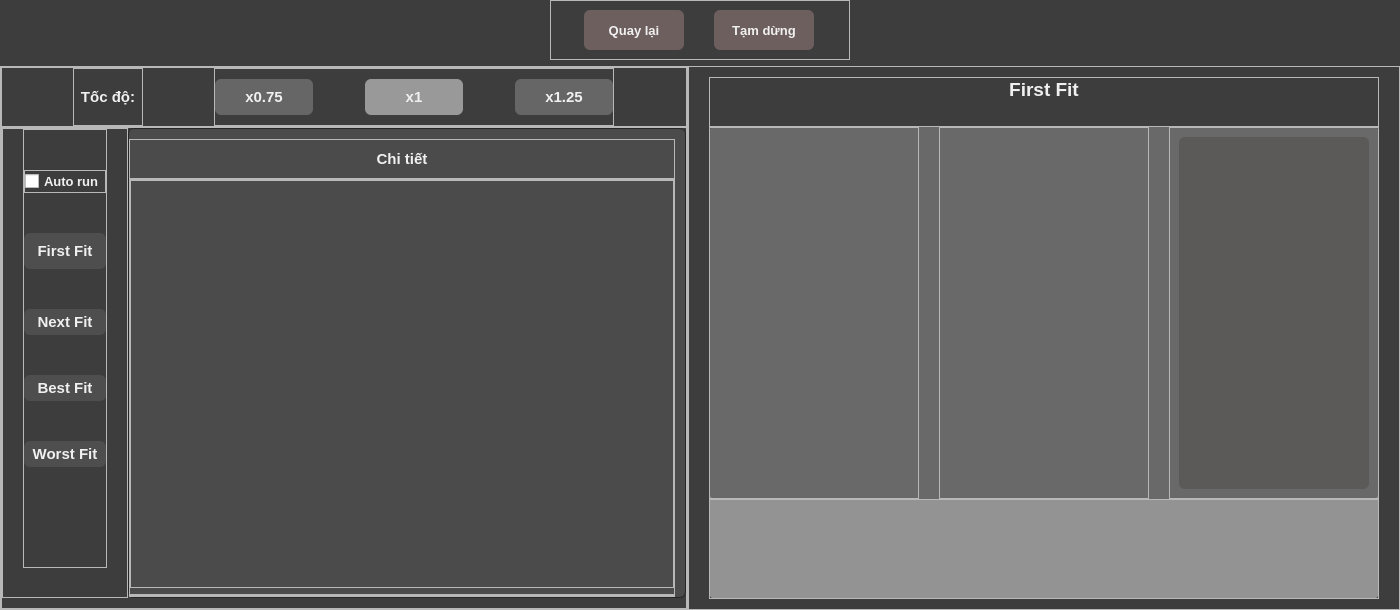
<?xml version="1.0" encoding="UTF-8"?>
<ui version="4.0">
 <class>DemoFrame</class>
 <widget class="QWidget" name="DemoFrame">
  <property name="geometry">
   <rect>
    <x>0</x>
    <y>0</y>
    <width>1400</width>
    <height>610</height>
   </rect>
  </property>
  <property name="windowTitle">
   <string>Form</string>
  </property>
  <property name="styleSheet">
   <string notr="true">
* {
	color: #f0f0f0;
	font-weight: 500;
}

.QPushButton {
	border-radius: 6px;
}

#back_btn, #pause_btn {
	background-color: #6e5f5f;
}

#bodyContainer {
	background-color: #3D3D3D;
}


#speed075_btn, #speed125_btn  {
	background-color: #666666;
}

#speed1_btn {
	background-color: #999999;
}



#detailBox_fr {
	background-color: #4B4B4B;
	border-radius: 6px;
	border: 1px solid #262626;
}

#animationContainer {
	border-radius: 6px;
	background-color: #939393;
}

#animationMainBox {
	background-color: #696969;
	border-radius: 6px;
}

#bestfit_lb, #worstfit_lb, #firstfit_lb, #nextfit_lb {
	border-radius: 6px;
	padding: 4px 6px;
	background-color: #4e4e4e;
}

#firstFit_btn, #nextFit_btn, #bestFit_btn, #worstFit_btn {
	border-radius: 6px;
	padding: 4px 6px;
	background-color: #4e4e4e;

}

#ramScrollArea, #ramBar_w, #tempScrollArea, #tempBar_w, #bottomScrollArea, #bottomBar_w, #fragmentOVBar, #processOVBar, #processOVScroll, #fragmentScroll {
	background-color: rgba(255,255,255,0);
	border-radius: 6px;
}

#processScrollArea, #processBar_w {
	background-color: #5C5959;
	border-radius: 6px;
}

QScrollBar::vertical {
	background : lightgrey; 
	width: 4px;
}

</string>
  </property>
  <layout class="QVBoxLayout" name="verticalLayout">
   <property name="spacing">
    <number>0</number>
   </property>
   <property name="leftMargin">
    <number>0</number>
   </property>
   <property name="topMargin">
    <number>0</number>
   </property>
   <property name="rightMargin">
    <number>0</number>
   </property>
   <property name="bottomMargin">
    <number>0</number>
   </property>
   <item>
    <widget class="QWidget" name="bodyContainer" native="true">
     <layout class="QVBoxLayout" name="verticalLayout_2">
      <property name="spacing">
       <number>0</number>
      </property>
      <property name="leftMargin">
       <number>0</number>
      </property>
      <property name="topMargin">
       <number>0</number>
      </property>
      <property name="rightMargin">
       <number>0</number>
      </property>
      <property name="bottomMargin">
       <number>0</number>
      </property>
      <item>
       <widget class="QWidget" name="navbar" native="true">
        <property name="minimumSize">
         <size>
          <width>0</width>
          <height>60</height>
         </size>
        </property>
        <property name="maximumSize">
         <size>
          <width>16777215</width>
          <height>80</height>
         </size>
        </property>
        <layout class="QHBoxLayout" name="horizontalLayout">
         <property name="spacing">
          <number>0</number>
         </property>
         <property name="leftMargin">
          <number>0</number>
         </property>
         <property name="topMargin">
          <number>0</number>
         </property>
         <property name="rightMargin">
          <number>0</number>
         </property>
         <property name="bottomMargin">
          <number>0</number>
         </property>
         <item>
          <widget class="QFrame" name="frame">
           <property name="minimumSize">
            <size>
             <width>200</width>
             <height>0</height>
            </size>
           </property>
           <property name="maximumSize">
            <size>
             <width>300</width>
             <height>16777215</height>
            </size>
           </property>
           <property name="frameShape">
            <enum>QFrame::StyledPanel</enum>
           </property>
           <property name="frameShadow">
            <enum>QFrame::Raised</enum>
           </property>
           <layout class="QHBoxLayout" name="horizontalLayout_2">
            <item>
             <widget class="QPushButton" name="back_btn">
              <property name="minimumSize">
               <size>
                <width>80</width>
                <height>36</height>
               </size>
              </property>
              <property name="maximumSize">
               <size>
                <width>100</width>
                <height>46</height>
               </size>
              </property>
              <property name="font">
               <font>
                <pointsize>10</pointsize>
                <weight>62</weight>
                <bold>true</bold>
               </font>
              </property>
              <property name="text">
               <string>Quay lại</string>
              </property>
             </widget>
            </item>
            <item>
             <widget class="QPushButton" name="pause_btn">
              <property name="minimumSize">
               <size>
                <width>80</width>
                <height>36</height>
               </size>
              </property>
              <property name="maximumSize">
               <size>
                <width>100</width>
                <height>46</height>
               </size>
              </property>
              <property name="font">
               <font>
                <pointsize>10</pointsize>
                <weight>62</weight>
                <bold>true</bold>
               </font>
              </property>
              <property name="text">
               <string>Tạm dừng</string>
              </property>
             </widget>
            </item>
           </layout>
          </widget>
         </item>
        </layout>
       </widget>
      </item>
      <item>
       <widget class="QWidget" name="contentContainer" native="true">
        <layout class="QHBoxLayout" name="horizontalLayout_3">
         <property name="spacing">
          <number>0</number>
         </property>
         <property name="leftMargin">
          <number>0</number>
         </property>
         <property name="topMargin">
          <number>6</number>
         </property>
         <property name="rightMargin">
          <number>0</number>
         </property>
         <property name="bottomMargin">
          <number>0</number>
         </property>
         <item>
          <widget class="QFrame" name="frame_2">
           <property name="minimumSize">
            <size>
             <width>600</width>
             <height>514</height>
            </size>
           </property>
           <property name="frameShape">
            <enum>QFrame::StyledPanel</enum>
           </property>
           <property name="frameShadow">
            <enum>QFrame::Raised</enum>
           </property>
           <layout class="QVBoxLayout" name="verticalLayout_3">
            <property name="spacing">
             <number>0</number>
            </property>
            <property name="leftMargin">
             <number>0</number>
            </property>
            <property name="topMargin">
             <number>0</number>
            </property>
            <property name="rightMargin">
             <number>0</number>
            </property>
            <property name="bottomMargin">
             <number>0</number>
            </property>
            <item>
             <widget class="QFrame" name="frame_4">
              <property name="minimumSize">
               <size>
                <width>0</width>
                <height>60</height>
               </size>
              </property>
              <property name="maximumSize">
               <size>
                <width>16777215</width>
                <height>80</height>
               </size>
              </property>
              <property name="frameShape">
               <enum>QFrame::StyledPanel</enum>
              </property>
              <property name="frameShadow">
               <enum>QFrame::Raised</enum>
              </property>
              <layout class="QHBoxLayout" name="horizontalLayout_6">
               <property name="spacing">
                <number>0</number>
               </property>
               <property name="leftMargin">
                <number>0</number>
               </property>
               <property name="topMargin">
                <number>0</number>
               </property>
               <property name="rightMargin">
                <number>0</number>
               </property>
               <property name="bottomMargin">
                <number>0</number>
               </property>
               <item>
                <widget class="QFrame" name="frame_7">
                 <property name="minimumSize">
                  <size>
                   <width>70</width>
                   <height>0</height>
                  </size>
                 </property>
                 <property name="maximumSize">
                  <size>
                   <width>70</width>
                   <height>16777215</height>
                  </size>
                 </property>
                 <property name="frameShape">
                  <enum>QFrame::StyledPanel</enum>
                 </property>
                 <property name="frameShadow">
                  <enum>QFrame::Raised</enum>
                 </property>
                 <layout class="QHBoxLayout" name="horizontalLayout_7">
                  <property name="spacing">
                   <number>0</number>
                  </property>
                  <property name="leftMargin">
                   <number>0</number>
                  </property>
                  <property name="topMargin">
                   <number>0</number>
                  </property>
                  <property name="rightMargin">
                   <number>0</number>
                  </property>
                  <property name="bottomMargin">
                   <number>0</number>
                  </property>
                  <item>
                   <widget class="QLabel" name="label">
                    <property name="font">
                     <font>
                      <pointsize>11</pointsize>
                      <weight>62</weight>
                      <bold>true</bold>
                     </font>
                    </property>
                    <property name="text">
                     <string>Tốc độ:</string>
                    </property>
                    <property name="alignment">
                     <set>Qt::AlignCenter</set>
                    </property>
                   </widget>
                  </item>
                 </layout>
                </widget>
               </item>
               <item>
                <widget class="QFrame" name="frame_9">
                 <property name="minimumSize">
                  <size>
                   <width>300</width>
                   <height>0</height>
                  </size>
                 </property>
                 <property name="maximumSize">
                  <size>
                   <width>400</width>
                   <height>16777215</height>
                  </size>
                 </property>
                 <property name="frameShape">
                  <enum>QFrame::StyledPanel</enum>
                 </property>
                 <property name="frameShadow">
                  <enum>QFrame::Raised</enum>
                 </property>
                 <layout class="QHBoxLayout" name="horizontalLayout_5">
                  <property name="spacing">
                   <number>52</number>
                  </property>
                  <property name="leftMargin">
                   <number>0</number>
                  </property>
                  <property name="topMargin">
                   <number>0</number>
                  </property>
                  <property name="rightMargin">
                   <number>0</number>
                  </property>
                  <property name="bottomMargin">
                   <number>0</number>
                  </property>
                  <item>
                   <widget class="QPushButton" name="speed075_btn">
                    <property name="minimumSize">
                     <size>
                      <width>0</width>
                      <height>36</height>
                     </size>
                    </property>
                    <property name="font">
                     <font>
                      <pointsize>11</pointsize>
                      <weight>62</weight>
                      <bold>true</bold>
                     </font>
                    </property>
                    <property name="text">
                     <string>x0.75</string>
                    </property>
                   </widget>
                  </item>
                  <item>
                   <widget class="QPushButton" name="speed1_btn">
                    <property name="minimumSize">
                     <size>
                      <width>0</width>
                      <height>36</height>
                     </size>
                    </property>
                    <property name="font">
                     <font>
                      <pointsize>11</pointsize>
                      <weight>62</weight>
                      <bold>true</bold>
                     </font>
                    </property>
                    <property name="text">
                     <string>x1</string>
                    </property>
                   </widget>
                  </item>
                  <item>
                   <widget class="QPushButton" name="speed125_btn">
                    <property name="minimumSize">
                     <size>
                      <width>0</width>
                      <height>36</height>
                     </size>
                    </property>
                    <property name="font">
                     <font>
                      <pointsize>11</pointsize>
                      <weight>62</weight>
                      <bold>true</bold>
                     </font>
                    </property>
                    <property name="text">
                     <string>x1.25</string>
                    </property>
                   </widget>
                  </item>
                 </layout>
                </widget>
               </item>
              </layout>
             </widget>
            </item>
            <item>
             <widget class="QFrame" name="frame_5">
              <property name="frameShape">
               <enum>QFrame::StyledPanel</enum>
              </property>
              <property name="frameShadow">
               <enum>QFrame::Raised</enum>
              </property>
              <layout class="QHBoxLayout" name="horizontalLayout_4">
               <property name="spacing">
                <number>0</number>
               </property>
               <property name="leftMargin">
                <number>0</number>
               </property>
               <property name="topMargin">
                <number>0</number>
               </property>
               <property name="rightMargin">
                <number>0</number>
               </property>
               <property name="bottomMargin">
                <number>10</number>
               </property>
               <item>
                <widget class="QFrame" name="frame_6">
                 <property name="minimumSize">
                  <size>
                   <width>100</width>
                   <height>0</height>
                  </size>
                 </property>
                 <property name="maximumSize">
                  <size>
                   <width>200</width>
                   <height>16777215</height>
                  </size>
                 </property>
                 <property name="frameShape">
                  <enum>QFrame::StyledPanel</enum>
                 </property>
                 <property name="frameShadow">
                  <enum>QFrame::Raised</enum>
                 </property>
                 <layout class="QVBoxLayout" name="verticalLayout_4">
                  <property name="spacing">
                   <number>0</number>
                  </property>
                  <property name="leftMargin">
                   <number>20</number>
                  </property>
                  <property name="topMargin">
                   <number>0</number>
                  </property>
                  <property name="rightMargin">
                   <number>20</number>
                  </property>
                  <property name="bottomMargin">
                   <number>0</number>
                  </property>
                  <item alignment="Qt::AlignHCenter|Qt::AlignTop">
                   <widget class="QFrame" name="frame_8">
                    <property name="maximumSize">
                     <size>
                      <width>16777215</width>
                      <height>600</height>
                     </size>
                    </property>
                    <property name="frameShape">
                     <enum>QFrame::StyledPanel</enum>
                    </property>
                    <property name="frameShadow">
                     <enum>QFrame::Raised</enum>
                    </property>
                    <layout class="QVBoxLayout" name="verticalLayout_5">
                     <property name="spacing">
                      <number>40</number>
                     </property>
                     <property name="leftMargin">
                      <number>0</number>
                     </property>
                     <property name="topMargin">
                      <number>40</number>
                     </property>
                     <property name="rightMargin">
                      <number>0</number>
                     </property>
                     <property name="bottomMargin">
                      <number>100</number>
                     </property>
                     <item>
                      <widget class="QFrame" name="frame_14">
                       <property name="frameShape">
                        <enum>QFrame::StyledPanel</enum>
                       </property>
                       <property name="frameShadow">
                        <enum>QFrame::Raised</enum>
                       </property>
                       <layout class="QHBoxLayout" name="horizontalLayout_8">
                        <property name="spacing">
                         <number>0</number>
                        </property>
                        <property name="leftMargin">
                         <number>0</number>
                        </property>
                        <property name="topMargin">
                         <number>0</number>
                        </property>
                        <property name="rightMargin">
                         <number>0</number>
                        </property>
                        <property name="bottomMargin">
                         <number>0</number>
                        </property>
                        <item>
                         <widget class="QCheckBox" name="autoRun_checkbox">
                          <property name="font">
                           <font>
                            <pointsize>10</pointsize>
                            <weight>62</weight>
                            <bold>true</bold>
                           </font>
                          </property>
                          <property name="text">
                           <string>Auto run</string>
                          </property>
                         </widget>
                        </item>
                       </layout>
                      </widget>
                     </item>
                     <item>
                      <widget class="QPushButton" name="firstFit_btn">
                       <property name="minimumSize">
                        <size>
                         <width>0</width>
                         <height>36</height>
                        </size>
                       </property>
                       <property name="maximumSize">
                        <size>
                         <width>16777215</width>
                         <height>50</height>
                        </size>
                       </property>
                       <property name="font">
                        <font>
                         <pointsize>11</pointsize>
                         <weight>62</weight>
                         <bold>true</bold>
                        </font>
                       </property>
                       <property name="text">
                        <string>First Fit</string>
                       </property>
                      </widget>
                     </item>
                     <item>
                      <widget class="QPushButton" name="nextFit_btn">
                       <property name="font">
                        <font>
                         <pointsize>11</pointsize>
                         <weight>62</weight>
                         <bold>true</bold>
                        </font>
                       </property>
                       <property name="text">
                        <string>Next Fit</string>
                       </property>
                      </widget>
                     </item>
                     <item>
                      <widget class="QPushButton" name="bestFit_btn">
                       <property name="font">
                        <font>
                         <pointsize>11</pointsize>
                         <weight>62</weight>
                         <bold>true</bold>
                        </font>
                       </property>
                       <property name="text">
                        <string>Best Fit</string>
                       </property>
                      </widget>
                     </item>
                     <item>
                      <widget class="QPushButton" name="worstFit_btn">
                       <property name="font">
                        <font>
                         <pointsize>11</pointsize>
                         <weight>62</weight>
                         <bold>true</bold>
                        </font>
                       </property>
                       <property name="text">
                        <string>Worst Fit</string>
                       </property>
                      </widget>
                     </item>
                    </layout>
                   </widget>
                  </item>
                 </layout>
                </widget>
               </item>
               <item>
                <widget class="QFrame" name="detailBox_fr">
                 <property name="frameShape">
                  <enum>QFrame::StyledPanel</enum>
                 </property>
                 <property name="frameShadow">
                  <enum>QFrame::Sunken</enum>
                 </property>
                 <layout class="QVBoxLayout" name="verticalLayout_6">
                  <property name="spacing">
                   <number>0</number>
                  </property>
                  <property name="leftMargin">
                   <number>0</number>
                  </property>
                  <property name="topMargin">
                   <number>10</number>
                  </property>
                  <property name="rightMargin">
                   <number>10</number>
                  </property>
                  <property name="bottomMargin">
                   <number>0</number>
                  </property>
                  <item>
                   <widget class="QFrame" name="frame_10">
                    <property name="minimumSize">
                     <size>
                      <width>0</width>
                      <height>40</height>
                     </size>
                    </property>
                    <property name="maximumSize">
                     <size>
                      <width>16777215</width>
                      <height>40</height>
                     </size>
                    </property>
                    <property name="frameShape">
                     <enum>QFrame::StyledPanel</enum>
                    </property>
                    <property name="frameShadow">
                     <enum>QFrame::Raised</enum>
                    </property>
                    <layout class="QVBoxLayout" name="verticalLayout_9">
                     <property name="spacing">
                      <number>0</number>
                     </property>
                     <property name="leftMargin">
                      <number>0</number>
                     </property>
                     <property name="topMargin">
                      <number>0</number>
                     </property>
                     <property name="rightMargin">
                      <number>0</number>
                     </property>
                     <property name="bottomMargin">
                      <number>0</number>
                     </property>
                     <item>
                      <widget class="QLabel" name="label_5">
                       <property name="font">
                        <font>
                         <pointsize>11</pointsize>
                         <weight>62</weight>
                         <bold>true</bold>
                        </font>
                       </property>
                       <property name="text">
                        <string>Chi tiết</string>
                       </property>
                       <property name="alignment">
                        <set>Qt::AlignCenter</set>
                       </property>
                      </widget>
                     </item>
                    </layout>
                   </widget>
                  </item>
                  <item>
                   <widget class="QFrame" name="frame_11">
                    <property name="frameShape">
                     <enum>QFrame::StyledPanel</enum>
                    </property>
                    <property name="frameShadow">
                     <enum>QFrame::Raised</enum>
                    </property>
                    <layout class="QVBoxLayout" name="verticalLayout_8">
                     <property name="leftMargin">
                      <number>0</number>
                     </property>
                     <property name="topMargin">
                      <number>0</number>
                     </property>
                     <property name="rightMargin">
                      <number>0</number>
                     </property>
                     <property name="bottomMargin">
                      <number>0</number>
                     </property>
                     <item>
                      <widget class="QFrame" name="frame_13">
                       <property name="minimumSize">
                        <size>
                         <width>0</width>
                         <height>0</height>
                        </size>
                       </property>
                       <property name="frameShape">
                        <enum>QFrame::StyledPanel</enum>
                       </property>
                       <property name="frameShadow">
                        <enum>QFrame::Raised</enum>
                       </property>
                       <layout class="QVBoxLayout" name="verticalLayout_10">
                        <property name="spacing">
                         <number>0</number>
                        </property>
                        <property name="leftMargin">
                         <number>0</number>
                        </property>
                        <property name="topMargin">
                         <number>0</number>
                        </property>
                        <property name="rightMargin">
                         <number>0</number>
                        </property>
                        <property name="bottomMargin">
                         <number>0</number>
                        </property>
                        <item>
                         <widget class="QScrollArea" name="processOVScroll">
                          <property name="widgetResizable">
                           <bool>true</bool>
                          </property>
                          <property name="alignment">
                           <set>Qt::AlignLeading|Qt::AlignLeft|Qt::AlignTop</set>
                          </property>
                          <widget class="QWidget" name="processOVBar">
                           <property name="geometry">
                            <rect>
                             <x>0</x>
                             <y>0</y>
                             <width>523</width>
                             <height>406</height>
                            </rect>
                           </property>
                           <layout class="QVBoxLayout" name="processOVBar_lo">
                            <property name="leftMargin">
                             <number>12</number>
                            </property>
                            <property name="topMargin">
                             <number>6</number>
                            </property>
                            <property name="rightMargin">
                             <number>12</number>
                            </property>
                           </layout>
                          </widget>
                         </widget>
                        </item>
                       </layout>
                      </widget>
                     </item>
                     <item>
                      <widget class="QFrame" name="frame_12">
                       <property name="frameShape">
                        <enum>QFrame::StyledPanel</enum>
                       </property>
                       <property name="frameShadow">
                        <enum>QFrame::Raised</enum>
                       </property>
                       <layout class="QVBoxLayout" name="verticalLayout_7">
                        <property name="spacing">
                         <number>0</number>
                        </property>
                        <property name="leftMargin">
                         <number>0</number>
                        </property>
                        <property name="topMargin">
                         <number>0</number>
                        </property>
                        <property name="rightMargin">
                         <number>0</number>
                        </property>
                        <property name="bottomMargin">
                         <number>0</number>
                        </property>
                       </layout>
                      </widget>
                     </item>
                    </layout>
                   </widget>
                  </item>
                 </layout>
                </widget>
               </item>
              </layout>
             </widget>
            </item>
           </layout>
          </widget>
         </item>
         <item>
          <widget class="QFrame" name="animationArea">
           <property name="minimumSize">
            <size>
             <width>600</width>
             <height>0</height>
            </size>
           </property>
           <property name="maximumSize">
            <size>
             <width>16777215</width>
             <height>16777215</height>
            </size>
           </property>
           <property name="frameShape">
            <enum>QFrame::StyledPanel</enum>
           </property>
           <property name="frameShadow">
            <enum>QFrame::Raised</enum>
           </property>
           <layout class="QVBoxLayout" name="verticalLayout_11">
            <property name="spacing">
             <number>0</number>
            </property>
            <property name="leftMargin">
             <number>20</number>
            </property>
            <property name="topMargin">
             <number>10</number>
            </property>
            <property name="rightMargin">
             <number>20</number>
            </property>
            <property name="bottomMargin">
             <number>10</number>
            </property>
            <item>
             <widget class="QFrame" name="frame_3">
              <property name="minimumSize">
               <size>
                <width>0</width>
                <height>50</height>
               </size>
              </property>
              <property name="maximumSize">
               <size>
                <width>16777215</width>
                <height>50</height>
               </size>
              </property>
              <property name="frameShape">
               <enum>QFrame::StyledPanel</enum>
              </property>
              <property name="frameShadow">
               <enum>QFrame::Raised</enum>
              </property>
              <layout class="QVBoxLayout" name="verticalLayout_16">
               <property name="spacing">
                <number>0</number>
               </property>
               <property name="leftMargin">
                <number>0</number>
               </property>
               <property name="topMargin">
                <number>0</number>
               </property>
               <property name="rightMargin">
                <number>0</number>
               </property>
               <property name="bottomMargin">
                <number>0</number>
               </property>
               <item>
                <widget class="QLabel" name="fitTitle_lb">
                 <property name="font">
                  <font>
                   <pointsize>14</pointsize>
                   <weight>62</weight>
                   <bold>true</bold>
                  </font>
                 </property>
                 <property name="text">
                  <string>First Fit</string>
                 </property>
                 <property name="alignment">
                  <set>Qt::AlignHCenter|Qt::AlignTop</set>
                 </property>
                </widget>
               </item>
              </layout>
             </widget>
            </item>
            <item>
             <widget class="QFrame" name="animationContainer">
              <property name="frameShape">
               <enum>QFrame::StyledPanel</enum>
              </property>
              <property name="frameShadow">
               <enum>QFrame::Raised</enum>
              </property>
              <layout class="QVBoxLayout" name="verticalLayout_12">
               <property name="spacing">
                <number>0</number>
               </property>
               <property name="leftMargin">
                <number>0</number>
               </property>
               <property name="topMargin">
                <number>0</number>
               </property>
               <property name="rightMargin">
                <number>0</number>
               </property>
               <property name="bottomMargin">
                <number>0</number>
               </property>
               <item>
                <widget class="QFrame" name="animationMainBox">
                 <property name="frameShape">
                  <enum>QFrame::StyledPanel</enum>
                 </property>
                 <property name="frameShadow">
                  <enum>QFrame::Raised</enum>
                 </property>
                 <layout class="QHBoxLayout" name="horizontalLayout_9">
                  <property name="spacing">
                   <number>20</number>
                  </property>
                  <property name="leftMargin">
                   <number>0</number>
                  </property>
                  <property name="topMargin">
                   <number>0</number>
                  </property>
                  <property name="rightMargin">
                   <number>0</number>
                  </property>
                  <property name="bottomMargin">
                   <number>0</number>
                  </property>
                  <item>
                   <widget class="QFrame" name="frame_17">
                    <property name="minimumSize">
                     <size>
                      <width>210</width>
                      <height>0</height>
                     </size>
                    </property>
                    <property name="maximumSize">
                     <size>
                      <width>300</width>
                      <height>16777215</height>
                     </size>
                    </property>
                    <property name="frameShape">
                     <enum>QFrame::StyledPanel</enum>
                    </property>
                    <property name="frameShadow">
                     <enum>QFrame::Raised</enum>
                    </property>
                    <layout class="QVBoxLayout" name="verticalLayout_13">
                     <property name="spacing">
                      <number>0</number>
                     </property>
                     <property name="leftMargin">
                      <number>20</number>
                     </property>
                     <property name="topMargin">
                      <number>10</number>
                     </property>
                     <property name="rightMargin">
                      <number>20</number>
                     </property>
                     <property name="bottomMargin">
                      <number>10</number>
                     </property>
                     <item>
                      <widget class="QScrollArea" name="ramScrollArea">
                       <property name="widgetResizable">
                        <bool>true</bool>
                       </property>
                       <widget class="QWidget" name="ramBar_w">
                        <property name="geometry">
                         <rect>
                          <x>0</x>
                          <y>0</y>
                          <width>168</width>
                          <height>350</height>
                         </rect>
                        </property>
                        <layout class="QVBoxLayout" name="ramBar_lo">
                         <property name="spacing">
                          <number>0</number>
                         </property>
                         <property name="leftMargin">
                          <number>0</number>
                         </property>
                         <property name="topMargin">
                          <number>0</number>
                         </property>
                         <property name="rightMargin">
                          <number>0</number>
                         </property>
                         <property name="bottomMargin">
                          <number>0</number>
                         </property>
                        </layout>
                       </widget>
                      </widget>
                     </item>
                    </layout>
                   </widget>
                  </item>
                  <item>
                   <widget class="QFrame" name="frame_18">
                    <property name="minimumSize">
                     <size>
                      <width>210</width>
                      <height>0</height>
                     </size>
                    </property>
                    <property name="maximumSize">
                     <size>
                      <width>300</width>
                      <height>16777215</height>
                     </size>
                    </property>
                    <property name="frameShape">
                     <enum>QFrame::StyledPanel</enum>
                    </property>
                    <property name="frameShadow">
                     <enum>QFrame::Raised</enum>
                    </property>
                    <layout class="QVBoxLayout" name="verticalLayout_15">
                     <item>
                      <widget class="QScrollArea" name="tempScrollArea">
                       <property name="widgetResizable">
                        <bool>true</bool>
                       </property>
                       <widget class="QWidget" name="tempBar_w">
                        <property name="geometry">
                         <rect>
                          <x>0</x>
                          <y>0</y>
                          <width>190</width>
                          <height>352</height>
                         </rect>
                        </property>
                        <layout class="QVBoxLayout" name="tempBar_lo">
                         <property name="spacing">
                          <number>0</number>
                         </property>
                         <property name="leftMargin">
                          <number>0</number>
                         </property>
                         <property name="topMargin">
                          <number>0</number>
                         </property>
                         <property name="rightMargin">
                          <number>0</number>
                         </property>
                         <property name="bottomMargin">
                          <number>0</number>
                         </property>
                        </layout>
                       </widget>
                      </widget>
                     </item>
                    </layout>
                   </widget>
                  </item>
                  <item>
                   <widget class="QFrame" name="frame_19">
                    <property name="minimumSize">
                     <size>
                      <width>210</width>
                      <height>0</height>
                     </size>
                    </property>
                    <property name="maximumSize">
                     <size>
                      <width>300</width>
                      <height>16777215</height>
                     </size>
                    </property>
                    <property name="frameShape">
                     <enum>QFrame::StyledPanel</enum>
                    </property>
                    <property name="frameShadow">
                     <enum>QFrame::Raised</enum>
                    </property>
                    <layout class="QVBoxLayout" name="verticalLayout_14">
                     <item>
                      <widget class="QScrollArea" name="processScrollArea">
                       <property name="widgetResizable">
                        <bool>true</bool>
                       </property>
                       <widget class="QWidget" name="processBar_w">
                        <property name="geometry">
                         <rect>
                          <x>0</x>
                          <y>0</y>
                          <width>190</width>
                          <height>352</height>
                         </rect>
                        </property>
                        <layout class="QVBoxLayout" name="processBar_lo">
                         <property name="spacing">
                          <number>12</number>
                         </property>
                         <property name="leftMargin">
                          <number>0</number>
                         </property>
                         <property name="topMargin">
                          <number>0</number>
                         </property>
                         <property name="rightMargin">
                          <number>0</number>
                         </property>
                         <property name="bottomMargin">
                          <number>0</number>
                         </property>
                        </layout>
                       </widget>
                      </widget>
                     </item>
                    </layout>
                   </widget>
                  </item>
                 </layout>
                </widget>
               </item>
               <item>
                <widget class="QFrame" name="animationBottomBox">
                 <property name="minimumSize">
                  <size>
                   <width>0</width>
                   <height>80</height>
                  </size>
                 </property>
                 <property name="maximumSize">
                  <size>
                   <width>16777215</width>
                   <height>100</height>
                  </size>
                 </property>
                 <property name="frameShape">
                  <enum>QFrame::StyledPanel</enum>
                 </property>
                 <property name="frameShadow">
                  <enum>QFrame::Raised</enum>
                 </property>
                 <layout class="QHBoxLayout" name="horizontalLayout_10">
                  <property name="spacing">
                   <number>0</number>
                  </property>
                  <property name="leftMargin">
                   <number>0</number>
                  </property>
                  <property name="topMargin">
                   <number>0</number>
                  </property>
                  <property name="rightMargin">
                   <number>0</number>
                  </property>
                  <property name="bottomMargin">
                   <number>0</number>
                  </property>
                  <item>
                   <widget class="QScrollArea" name="bottomScrollArea">
                    <property name="widgetResizable">
                     <bool>true</bool>
                    </property>
                    <widget class="QWidget" name="bottomBar_w">
                     <property name="geometry">
                      <rect>
                       <x>0</x>
                       <y>0</y>
                       <width>668</width>
                       <height>98</height>
                      </rect>
                     </property>
                     <layout class="QHBoxLayout" name="bottomBar_lo">
                      <property name="leftMargin">
                       <number>20</number>
                      </property>
                      <property name="topMargin">
                       <number>0</number>
                      </property>
                      <property name="rightMargin">
                       <number>20</number>
                      </property>
                      <property name="bottomMargin">
                       <number>0</number>
                      </property>
                     </layout>
                    </widget>
                   </widget>
                  </item>
                 </layout>
                </widget>
               </item>
              </layout>
             </widget>
            </item>
           </layout>
          </widget>
         </item>
        </layout>
       </widget>
      </item>
     </layout>
    </widget>
   </item>
  </layout>
 </widget>
 <resources>
  <include location="resourse.qrc"/>
 </resources>
 <connections/>
</ui>
